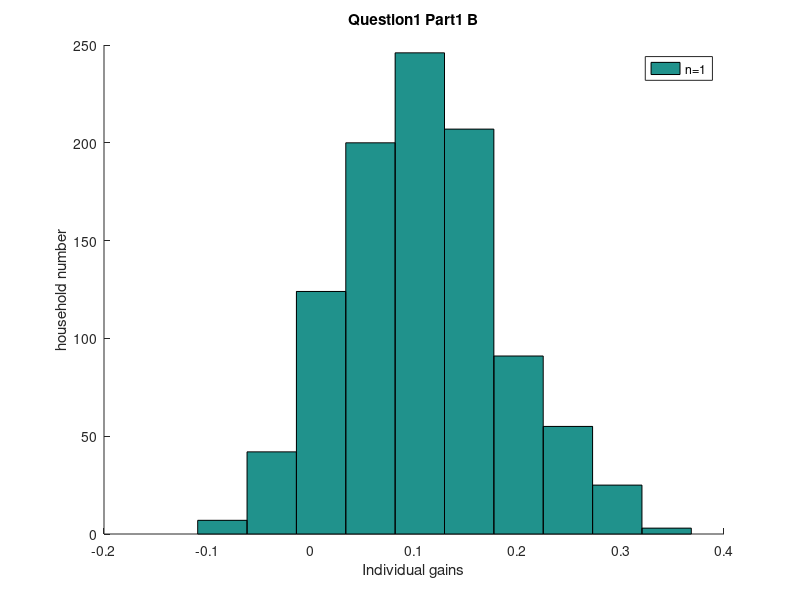

The MATLAB source for this figure: (Note: a time limit stopped this script after it produced the figure.)
clc
clear all 
rng(1234)

%% SET UP 

n = 1000;
T = 12*40; % Total periods: months
sigma2_e = 0.2;
sigma_e = sqrt(sigma2_e);
sigma2_u = 0.2; 
sigma_u = sqrt(sigma2_u);
beta = 0.99^(1/12); % Annual beta: 0.99
eta_1 = 1;
eta_2 = 2;
eta_4 = 4;

gm_m = [-0.147, -0.370, 0.141, 0.131, 0.090, 0.058, 0.036, 0.036, ...
    0.036, 0.002, -0.033, -0.082];
gm_h = [-0.293, -0.739, 0.282, 0.262, 0.180, 0.116, 0.072, 0.072, ...
    0.072, 0.004, -0.066, -0.164];
gm_l = [-0.073, -0.185, 0.071, 0.066, 0.045, 0.029, 0.018, 0.018, ... 
    0.018, 0.001, -0.017, -0.041];

sigma2_m_m = [0.085, 0.068, 0.290, 0.283, 0.273, 0.273, 0.239, ...
    0.205, 0.188, 0.188, 0.171, 0.137];
sigma2_m_h = [0.171, 0.137, 0.580, 0.567, 0.546, 0.546, 0.478, ...
    0.410, 0.376, 0.376, 0.341, 0.273];
sigma2_m_l = [0.043, 0.034, 0.145, 0.142, 0.137, 0.137, 0.119, ...
    0.102, 0.094, 0.094, 0.085, 0.068];

S_low = exp(kron(ones(n,40),gm_l));
S_mid = exp(kron(ones(n,40),gm_m));
S_high = exp(kron(ones(n,40),gm_h));

%% PART 1

ln_u = mvnrnd(zeros(n,1),eye(n)*sigma2_u).'; % Nx1 random normal
z = exp(-sigma2_u/2)*exp(ln_u); 
Z = z * ones(1,T); % NxT permanent consumption

ln_e = zeros(n,T);
for i = 1:n
    for j = 0:39
        ln_e(i,(1+12*j):((j+1)*12)) = normrnd(0,sigma_e);
    end
end
E = exp(-sigma2_e/2)*exp(ln_e);

cl_s_r = Z.*S_low.*E; % Ind shock 
cm_s_r = Z.*S_mid.*E;
ch_s_r = Z.*S_high.*E;
c_r = Z.*E; 
cl_s = Z.*S_low; % No ind shock
cm_s = Z.*S_mid;
ch_s = Z.*S_high;
c = Z ; 

beta_m = zeros(1,12);
beta_y = zeros(1,40);
for i = 1:12
    beta_m(1,i) = beta.^(i-1);
end
for i = 1:40 
    beta_y(1,i) = beta.^(12*i);
end
B = ones(n,1)*kron(beta_y,beta_m);


%% PART 1A

wgl_1_s = zeros(n,1); % Here I store individuals "g"
wgm_1_s = zeros(n,1);
wgh_1_s = zeros(n,1);
for i = 1:n
    fl = @(x) abs(sum((B(i,:).*log(cl_s_r(i,:)*(1+x))).'-(B(i,:).*...
        log(c_r(i,:))).').');
    wgl_1_s(i,1) = fminbnd(fl,-2,5);
    fm = @(x) abs(sum((B(i,:).*log(cm_s_r(i,:)*(1+x))).'-(B(i,:).*...
          log(c_r(i,:))) .').' );
    wgm_1_s(i,1) = fminbnd(fm,-2,5);
    fh = @(x) abs(sum((B(i,:).*log(ch_s_r(i,:)*(1+x))).'-(B(i,:).*...
          log(c_r(i,:))).').');
    wgh_1_s(i,1) = fminbnd(fh,-2,5);
end

Results = [mean(wgl_1_s), mean(wgm_1_s), mean(wgh_1_s)];
disp(' RESULTS PART 1.A. Mean welfare gains of the removing seasonality (eta=1)')
disp(Results)
disp('Each column: Mean "g" for low, mid, and high seasonality')
disp(' ')
disp(' ')

%% PART 1B

wgl_1_r = zeros(n,1);
wgm_1_r = zeros(n,1);
wgh_1_r = zeros(n,1);
for i = 1:n
    fl = @(x) abs(sum((B(i,:).*log(cl_s_r(i,:)*(1+x))).'-(B(i,:).*...
        log(cl_s(i,:))).').');
    wgl_1_r(i,1) = fminbnd(fl,-2,5);
    fm = @(x) abs(sum((B(i,:).*log(cm_s_r(i,:)*(1+x))).'-(B(i,:).*...
          log(cm_s(i,:))).').');
    wgm_1_r(i,1) = fminbnd(fm,-2,5);
    fh = @(x) abs(sum((B(i,:).*log(ch_s_r(i,:)*(1+x))).'-(B(i,:).*...
          log(ch_s(i,:))).').');
    wgh_1_r(i,1) = fminbnd(fh,-2,5);
end

wg_1_r_alt = zeros(n,1);
for i = 1:n
    f = @(x) abs(sum((B(i,:).*log(c_r(i,:)*(1+x))).'-(B(i,:)...
          .*log(c(i,:))).').');
wg_1_r_alt(i,1) = fminbnd(f,-2,5);
end

Results = [prctile(wgl_1_r,10), prctile(wgm_1_r,10), prctile(wgh_1_r,10), ...
prctile(wg_1_r_alt,10); prctile(wgl_1_r,50), prctile(wgm_1_r,50), ...
prctile(wgh_1_r,50), prctile(wg_1_r_alt,50); prctile(wgl_1_r,90), ...
prctile(wgm_1_r,90), prctile(wgh_1_r,90), prctile(wg_1_r_alt,90); ...
mean(wgl_1_r), mean(wgm_1_r), mean(wgh_1_r), mean(wg_1_r_alt); ...
std(wgl_1_r), std(wgm_1_r), std(wgh_1_r), std(wg_1_r_alt)];

disp('1.B. Welfare gains for  removing the nonseasonal consumption risk (eta=1)')
disp(Results)
disp('1st row: 10th prctile. 2nd row: 50th prctile. 3rd row: 90th prctile. Fourth row: Means. Fifth row: sd')
disp('Each column: "gains" for low, mid, high, and no seasonality')
disp(' ')
disp(' ')

hold on
hist(wg_1_r_alt);
xlabel('Individual gains')
ylabel('household number')
legend('n=1')
title({'Question1 Part1 B', ''})
print('Question1_Part1_B','-dpng')


%% PART 1D

wgl_2_s = zeros(n,1);
wgm_2_s = zeros(n,1);
wgh_2_s = zeros(n,1);
for i = 1:n
    fl = @(x) abs(sum((B(i,:).*((cl_s_r(i,:)*(1+x))).^(1-eta_2)/...
        (1-eta_2)).'-(B(i,:).*((c_r(i,:)).^(1-eta_2)/(1-eta_2))).').');
    wgl_2_s(i,1) = fminbnd(fl,-2,5);
    fm = @(x) abs(sum((B(i,:).*((cm_s_r(i,:)*(1+x))).^(1-eta_2)/...
        (1-eta_2)).'-(B(i,:).*((c_r(i,:)).^(1-eta_2)/(1-eta_2))).').');
    wgm_2_s(i,1) = fminbnd(fm,-2,5);
    fh = @(x) abs(sum((B(i,:).*((ch_s_r(i,:)*(1+x))).^(1-eta_2)/...
        (1-eta_2)).'-(B(i,:).*((c_r(i,:)).^(1-eta_2)/(1-eta_2))).').');
    wgh_2_s(i,1) = fminbnd(fh,-2,5);
end

wgl_4_s = zeros(n,1);
wgm_4_s = zeros(n,1);
wgh_4_s = zeros(n,1);
for i = 1:n
    fl = @(x) abs(sum((B(i,:).*((cl_s_r(i,:)*(1+x))).^(1-eta_4)/...
        (1-eta_4)).'-(B(i,:).*((c_r(i,:)).^(1-eta_4)/(1-eta_4))).').');
    wgl_4_s(i,1) = fminbnd(fl,-2,5);
    fm = @(x) abs(sum((B(i,:).*((cm_s_r(i,:)*(1+x))).^(1-eta_4)/...
        (1-eta_4)).'-(B(i,:).*((c_r(i,:)).^(1-eta_4)/(1-eta_4))).').');
    wgm_4_s(i,1) = fminbnd(fm,-2,5);
    fh = @(x) abs(sum((B(i,:).*((ch_s_r(i,:)*(1+x))).^(1-eta_4)/...
        (1-eta_4)).'-(B(i,:).*((c_r(i,:)).^(1-eta_4)/(1-eta_4))).').');
    wgh_4_s(i,1) = fminbnd(fh,-2,5);
end

Results = [mean(wgl_2_s), mean(wgm_2_s), mean(wgh_2_s); ...
    mean(wgl_4_s), mean(wgm_4_s), mean(wgh_4_s)];
disp(' RESULTS PART 1.D. Mean welfare gains of removing seasonality (eta=2 and 4)')
disp(Results)
disp('Row 1: eta=2. Row 2: eta=4')
disp('Each column: Mean "g" for low, mid, and high seasonality')
disp(' ')
disp(' ')

wgl_2_r = zeros(n,1);
wgm_2_r = zeros(n,1);
wgh_2_r = zeros(n,1);
for i = 1:n
    fl = @(x) abs(sum((B(i,:).*((cl_s_r(i,:)*(1+x))).^(1-eta_2)/...
        (1-eta_2)).'-(B(i,:).*((cl_s(i,:)).^(1-eta_2)/(1-eta_2))).').');
    wgl_2_r(i,1) = fminbnd(fl,-2,5);
    fm = @(x) abs(sum((B(i,:).*((cm_s_r(i,:)*(1+x))).^(1-eta_2)/...
        (1-eta_2)).'-(B(i,:).*((cm_s(i,:)).^(1-eta_2)/(1-eta_2))).').');
    wgm_2_r(i,1) = fminbnd(fm,-2,5);
    fh = @(x) abs(sum((B(i,:).*((ch_s_r(i,:)*(1+x))).^(1-eta_2)/...
        (1-eta_2)).'-(B(i,:).*((ch_s(i,:)).^(1-eta_2)/(1-eta_2))).').');
    wgh_2_r(i,1) = fminbnd(fh,-2,5);
end

wg_2_r_alt = zeros(n,1);
for i = 1:n
    f = @(x) abs(sum((B(i,:).*((c_r(i,:)*(1+x))).^(1-eta_2)/...
        (1-eta_2)).'-(B(i,:).*((c(i,:)).^(1-eta_2)/(1-eta_2))).').');
    wg_2_r_alt(i,1) = fminbnd(f,-2,5);
end

wgl_4_r = zeros(n,1);
wgm_4_r = zeros(n,1);
wgh_4_r = zeros(n,1);
for i = 1:n   
    fl = @(x) abs(sum((B(i,:).*((cl_s_r(i,:)*(1+x))).^(1-eta_4)/...
        (1-eta_4)).'-(B(i,:).*((cl_s(i,:)).^(1-eta_4)/(1-eta_4))).').');
    wgl_4_r(i,1) = fminbnd(fl,-2,5);
    fm = @(x) abs(sum((B(i,:).*((cm_s_r(i,:)*(1+x))).^(1-eta_4)/...
        (1-eta_4)).'-(B(i,:).*((cm_s(i,:)).^(1-eta_4)/(1-eta_4))).').');
    wgm_4_r(i,1) = fminbnd(fm,-2,5);
    fh = @(x) abs(sum((B(i,:).*((ch_s_r(i,:)*(1+x))).^(1-eta_4)/...
        (1-eta_4)).'-(B(i,:).*((ch_s(i,:)).^(1-eta_4)/(1-eta_4))).').');
    wgh_4_r(i,1) = fminbnd(fh,-2,5);
end

wg_4_r_alt = zeros(n,1);
for i = 1:n
    f = @(x) abs(sum((B(i,:).*((c_r(i,:)*(1+x))).^(1-eta_4)/...
        (1-eta_4)).'-(B(i,:).*((c(i,:)).^(1-eta_4)/(1-eta_4))).').');
    wg_4_r_alt(i,1) = fminbnd(f,-2,5);
end

Results2 = [prctile(wgl_2_r,10), prctile(wgm_2_r,10), prctile(wgh_2_r,10); ...
    prctile(wgl_2_r,50), prctile(wgm_2_r,50), prctile(wgh_2_r,50); ...
    prctile(wgl_2_r,90), prctile(wgm_2_r,90), prctile(wgh_2_r,90); ...
    mean(wgl_2_r), mean(wgm_2_r), mean(wgh_2_r); ...
    std(wgl_2_r), std(wgm_2_r), std(wgh_2_r)];

Results4 = [prctile(wgl_4_r,10), prctile(wgm_4_r,10), prctile(wgh_4_r,10); ...
    prctile(wgl_4_r,50), prctile(wgm_4_r,50), prctile(wgh_4_r,50); ...
    prctile(wgl_4_r,90), prctile(wgm_4_r,90), prctile(wgh_4_r,90); ...
    mean(wgl_4_r), mean(wgm_4_r), mean(wgh_4_r); ...
    std(wgl_4_r), std(wgm_4_r), std(wgh_4_r)];

disp(' RESULTS PART 1.D. Welfare gains of removing non-seasonal consumption risk (eta=2)')
disp(Results2)
disp('First row: 10th prctile. Second row: 50th prctile. Third row: 90th prctile. Fourth row: Means. Fifth row: sd')
disp('Each column: "g" for low, mid and high seasonality')
disp(' ')
disp(' ')

disp(' RESULTS PART 1.D. Welfare gains of removing non-seasonal consumption risk (eta=4)')
disp(Results4)
disp('First row: 10th prctile. Second row: 50th prctile. Third row: 90th prctile. Fourth row: Means. Fifth row: sd')
disp('Each column: "g" for low, mid and high seasonality')
disp(' ')
disp(' ')

figure 
hold on
histogram(wg_1_r_alt);
hold on
histogram(wg_2_r_alt);
hold on
histogram(wg_4_r_alt);
xlabel('Individual g')
ylabel('household number')
legend('n=1','n=2','n=4')
title({'Question1 Part1 D', ''})
print('Question1_Part1_D','-dpng')


%% PART 2%%

sr_l = zeros(n,T);
for i = 1:n
    for j = 0:39
      sr_l(i,(1+j*12):(j+1)*12) = exp(-sigma2_m_l/2) .* ...
      exp(mvnrnd(zeros(12,1),ones(12,1)*sigma2_m_l.*eye(12)));
      % Each one is a row of 12 seasonal components used for each indiv.
    end
end
sr_m = zeros(n,T);
for i = 1:n
    for j = 0:39
      sr_m(i,(1+j*12):(j+1)*12) = exp(-sigma2_m_m/2) .* ...
      exp( mvnrnd(zeros(12,1), ones(12,1) * sigma2_m_m .* eye(12) ) );
      % Each one is a row of 12 seasonal components used for each indiv.
    end
end
sr_h = zeros(n,T);
for i = 1:n
    for j = 0:39
      sr_h(i,(1+j*12):(j+1)*12) = exp(-sigma2_m_h/2) .* ...
      exp( mvnrnd(zeros(12,1), ones(12,1) * sigma2_m_h .* eye(12) ) );
      % Each one is a row of 12 seasonal components used for each indiv.
    end
end

c_sr_l_r = Z .* sr_l .* E; 
c_sr_m_r = Z .* sr_m .* E;
c_sr_h_r = Z .* sr_h .* E;
C_sm_r = Z .* S_mid .* E; 

c_sm_sr_l = Z .* S_mid .*  sr_l; 
c_sm_sr_m = Z .* S_mid .* sr_m;
c_sm_sr_h = Z .* S_mid .* sr_h;

c_sm_sr_l_r = Z .* S_mid .*  sr_l .* E; 
c_sm_sr_m_r = Z .* S_mid .* sr_m .* E;
c_sm_sr_h_r = Z .* S_mid .* sr_h .* E;


%% PART 2A : WELFARE GAINS REMOVING SEASONALITY %%

wgl_1_s2 = zeros(n,1); 
wgm_1_s2 = zeros(n,1);
wgh_1_s2 = zeros(n,1);
for i = 1:n
    fl = @(x) abs(sum( (B(i,:) .* log(c_sm_sr_l_r(i,:)*(1+x))) .' - ...
          (B(i,:) .* log(c_sr_l_r(i,:))) .').' );
    wgl_1_s2(i,1) = fminbnd(fl,-2,5);
    fm = @(x) abs(sum( (B(i,:) .* log(c_sm_sr_m_r(i,:)*(1+x))) .' - ...
          (B(i,:) .* log(c_sr_m_r(i,:))) .').' );
    wgm_1_s2(i,1) = fminbnd(fm,-2,5);
    fh = @(x) abs(sum( (B(i,:) .* log(c_sm_sr_h_r(i,:)*(1+x))) .' - ...
          (B(i,:) .* log(c_sr_h_r(i,:))) .').' );
    wgh_1_s2(i,1) = fminbnd(fh,-2,5);
end

wgl_1_sr = zeros(n,1); 
wgm_1_sr = zeros(n,1);
wgh_1_sr = zeros(n,1);
for i = 1:n
    fl = @(x) abs(sum( (B(i,:) .* log(c_sm_sr_l_r(i,:)*(1+x))) .' - ...
          (B(i,:) .* log(C_sm_r(i,:))) .').' );
    wgl_1_sr(i,1) = fminbnd(fl,-2,5);
    fm = @(x) abs(sum( (B(i,:) .* log(c_sm_sr_m_r(i,:)*(1+x))) .' - ...
          (B(i,:) .* log(C_sm_r(i,:))) .').' );
    wgm_1_sr(i,1) = fminbnd(fm,-2,5);
    fh = @(x) abs(sum( (B(i,:) .* log(c_sm_sr_h_r(i,:)*(1+x))) .' - ...
          (B(i,:) .* log(C_sm_r(i,:))) .').' );
    wgh_1_sr(i,1) = fminbnd(fh,-2,5);
end
  
wgl_1_s_sr = zeros(n,1); 
wgm_1_s_sr = zeros(n,1);
wgh_1_s_sr = zeros(n,1);
for i = 1:n
    fl = @(x) abs(sum( (B(i,:) .* log(c_sm_sr_l_r(i,:)*(1+x))) .' - ...
          (B(i,:) .* log(c_r(i,:))) .').' );
    wgl_1_s_sr(i,1) = fminbnd(fl,-2,5);
    fm = @(x) abs(sum( (B(i,:) .* log(c_sm_sr_m_r(i,:)*(1+x))) .' - ...
          (B(i,:) .* log(c_r(i,:))) .').' );
    wgm_1_s_sr(i,1) = fminbnd(fm,-2,5);
    fh = @(x) abs(sum( (B(i,:) .* log(c_sm_sr_h_r(i,:)*(1+x))) .' - ...
          (B(i,:) .* log(c_r(i,:))) .').' );
    wgh_1_s_sr(i,1) = fminbnd(fh,-2,5);
end

Results = [mean(wgl_1_s2), mean(wgm_1_s2), mean(wgh_1_s2)];
disp(' RESULTS PART 2.A. Welfare gains of removing deterministic seasonal component (eta=1)')
disp(Results)
disp('Rows: Means')
disp('Each column: "g" for low, mid and high seasonality')
disp(' ')
disp(' ')

Results = [prctile(wgl_1_sr,10), prctile(wgm_1_sr,10), prctile(wgh_1_sr,10); ...
    prctile(wgl_1_sr,50), prctile(wgm_1_sr,50), prctile(wgh_1_sr,50); ...
    prctile(wgl_1_sr,90), prctile(wgm_1_sr,90), prctile(wgh_1_sr,90); ...
    mean(wgl_1_sr), mean(wgm_1_sr), mean(wgh_1_sr); ...
    std(wgl_1_sr), std(wgm_1_sr), std(wgh_1_sr)];
disp(' RESULTS PART 2.A. Welfare gains of removing stochastic seasonal components (n=1)')
disp(Results)
disp('First row: 10th prctile. Second row: 50th prctile. Third row: 90th prctile. Fourth row: Means. Fifth row: sd')
disp('Each column: "g" for low, mid and high seasonality')
disp(' ')
disp(' ')

Results = [prctile(wgl_1_s_sr,10), prctile(wgm_1_s_sr,10), prctile(wgh_1_s_sr,10); ...
    prctile(wgl_1_s_sr,50), prctile(wgm_1_s_sr,50), prctile(wgh_1_s_sr,50); ...
    prctile(wgl_1_s_sr,90), prctile(wgm_1_s_sr,90), prctile(wgh_1_s_sr,90); ...
    mean(wgl_1_s_sr), mean(wgm_1_s_sr), mean(wgh_1_s_sr); ...
    std(wgl_1_s_sr), std(wgm_1_s_sr), std(wgh_1_s_sr)];
disp(' RESULTS PART 2.A. Welfare gains of removing both seasonality components (n=1)')
disp(Results)
disp('First row: 10th prctile. Second row: 50th prctile. Third row: 90th prctile. Fourth row: Means. Fifth row: sd')
disp('Each column: "g" for low, mid and high seasonality')
disp(' ')
disp(' ')

figure 
hold on
histogram(wgl_1_sr);
hold on
histogram(wgm_1_sr);
hold on
histogram(wgh_1_sr);
xlabel('Individual g')
ylabel('Number of households')
legend('Low seasonality dispersion','Medium seasonality dispersion','High seasonality dispersion')
title({'Question1 Part2 A1', 'Removing stochastic seasonal component'})
print('Question1_Part2_A1','-dpng')

figure 
hold on
histogram(wgl_1_s_sr);
hold on
histogram(wgm_1_s_sr);
hold on
histogram(wgh_1_s_sr);
xlabel('Individual g')
ylabel('Household Number')
legend('Low','Medium','High')
title({'Question1 Part2 A2', 'Removing both seasonal components'})
print('Question1_Part2_A2','-dpng')

  
%% PART 2B

wgl_1_r_q2 = zeros(n,1);
wgm_1_r_q2 = zeros(n,1);
wgh_1_r_q2 = zeros(n,1);
for i = 1:n
    fl = @(x) abs(sum( (B(i,:) .* log( c_sm_sr_l_r(i,:)*(1+x))) .' - ...
          (B(i,:) .* log(c_sm_sr_l(i,:))) .').' );
    wgl_1_r_q2(i,1) = fminbnd(fl,-2,5);
    fm = @(x) abs(sum( (B(i,:) .* log(c_sm_sr_m_r(i,:)*(1+x))) .' - ...
          (B(i,:) .* log(c_sm_sr_m(i,:))) .').' );
    wgm_1_r_q2(i,1) = fminbnd(fm,-2,5);
    fh = @(x) abs(sum( (B(i,:) .* log(c_sm_sr_h_r(i,:)*(1+x))) .' - ...
          (B(i,:) .* log(c_sm_sr_h(i,:))) .').' );
    wgh_1_r_q2(i,1) = fminbnd(fh,-2,5);
end

Results = [prctile(wgl_1_r_q2,10), prctile(wgm_1_r_q2,10), prctile(wgh_1_r_q2,10); ...
    prctile(wgl_1_r_q2,50), prctile(wgm_1_r_q2,50), prctile(wgh_1_r_q2,50); ...
    prctile(wgl_1_r_q2,90), prctile(wgm_1_r_q2,90), prctile(wgh_1_r_q2,90); ...
    mean(wgl_1_r_q2), mean(wgm_1_r_q2), mean(wgh_1_r_q2); ...
    std(wgl_1_r_q2), std(wgm_1_r_q2), std(wgh_1_r_q2)];

disp(' RESULTS PART 2.B. Removing non-seasonal consumption risk (eta=1)')
disp(Results)
disp('First row: 10th prctile. Second row: 50th prctile. Third row: 90th prctile. Fourth row: Means. Fifth row: sd')
disp('Each column: "g" for low, mid and high seasonality')
disp(' ')
disp(' ')

figure
hold on
hist(wgl_1_r_q2);
xlabel('Individual g')
ylabel('Household Numbers')
legend('n=1')
title({'Question1 Part2 B', 'Removing non-seasonal consumption risk'})
print('Question1_Part2_B','-dpng')



%% PART 2.D. 

wgl_2_s2 = zeros(n,1); 
wgm_2_s2 = zeros(n,1);
wgh_2_s2 = zeros(n,1);
for i = 1:n
    fl = @(x) abs(sum( (B(i,:) .* ((c_sm_sr_l_r(i,:)*(1+x))).^(1-eta_2) / (1-eta_2)).' - ...
          (B(i,:) .* ((c_sr_l_r(i,:)).^(1-eta_2) / (1-eta_2)) ) .').' );
    wgl_2_s2(i,1) = fminbnd(fl,-2,5);
    fm = @(x) abs(sum( (B(i,:) .* ((c_sm_sr_m_r(i,:)*(1+x))).^(1-eta_2) / (1-eta_2)).' - ...
          (B(i,:) .* ((c_sr_m_r(i,:)).^(1-eta_2) / (1-eta_2)) ) .').' );
    wgm_2_s2(i,1) = fminbnd(fm,-2,5);
    fh = @(x) abs(sum( (B(i,:) .* ((c_sm_sr_h_r(i,:)*(1+x))).^(1-eta_2) / (1-eta_2)).' - ...
          (B(i,:) .* ((c_sr_h_r(i,:)).^(1-eta_2) / (1-eta_2)) ) .').' );
    wgh_2_s2(i,1) = fminbnd(fh,-2,5);
end


wgl_4_s2 = zeros(n,1); 
wgm_4_s2 = zeros(n,1);
wgh_4_s2 = zeros(n,1);
for i = 1:n
    fl = @(x) abs(sum( (B(i,:) .* ((c_sm_sr_l_r(i,:)*(1+x))).^(1-eta_4) / (1-eta_4)).' - ...
          (B(i,:) .* ((c_sr_l_r(i,:)).^(1-eta_4) / (1-eta_4)) ) .').' );
    wgl_4_s2(i,1) = fminbnd(fl,-2,5);
    fm = @(x) abs(sum( (B(i,:) .* ((c_sm_sr_m_r(i,:)*(1+x))).^(1-eta_4) / (1-eta_4)).' - ...
          (B(i,:) .* ((c_sr_m_r(i,:)).^(1-eta_4) / (1-eta_4)) ) .').' );
    wgm_4_s2(i,1) = fminbnd(fm,-2,5);
    fh = @(x) abs(sum( (B(i,:) .* ((c_sm_sr_h_r(i,:)*(1+x))).^(1-eta_4) / (1-eta_4)).' - ...
          (B(i,:) .* ((c_sr_h_r(i,:)).^(1-eta_4) / (1-eta_4)) ) .').' );
    wgh_4_s2(i,1) = fminbnd(fh,-2,5);
end

Results = [mean(wgl_2_s2), mean(wgm_2_s2), mean(wgh_2_s2)];
disp(' RESULTS PART 2.D. Removing deterministic seasonal component (eta=2)')
disp(Results)
disp('Rows: Means')
disp('Each column: "g" for low, mid and high seasonality')
disp(' ')
disp(' ')

Results = [mean(wgl_4_s2), mean(wgm_4_s2), mean(wgh_4_s2)];
disp(' RESULTS PART 2.D. Removing deterministic seasonal component (eta=4)')
disp(Results)
disp('Rows: Means')
disp('Each column: "g" for low, mid and high seasonality')
disp(' ')
disp(' ')



wgl_2_sr = zeros(n,1); 
wgm_2_sr = zeros(n,1);
wgh_2_sr = zeros(n,1);
for i = 1:n
    fl = @(x) abs(sum( (B(i,:) .* ((c_sm_sr_l_r(i,:)*(1+x))).^(1-eta_2) / (1-eta_2)).' - ...
          (B(i,:) .* ((C_sm_r(i,:)).^(1-eta_2) / (1-eta_2)) ) .').' );
    wgl_2_sr(i,1) = fminbnd(fl,-2,5);
    fm = @(x) abs(sum( (B(i,:) .* ((c_sm_sr_m_r(i,:)*(1+x))).^(1-eta_2) / (1-eta_2)).' - ...
          (B(i,:) .* ((C_sm_r(i,:)).^(1-eta_2) / (1-eta_2)) ) .').' );
    wgm_2_sr(i,1) = fminbnd(fm,-2,5);
    fh = @(x) abs(sum( (B(i,:) .* ((c_sm_sr_h_r(i,:)*(1+x))).^(1-eta_2) / (1-eta_2)).' - ...
          (B(i,:) .* ((C_sm_r(i,:)).^(1-eta_2) / (1-eta_2)) ) .').' );
    wgh_2_sr(i,1) = fminbnd(fh,-2,5);
end


wgl_4_sr = zeros(n,1); 
wgm_4_sr = zeros(n,1);
wgh_4_sr = zeros(n,1);
for i = 1:n
    fl = @(x) abs(sum( (B(i,:) .* ((c_sm_sr_l_r(i,:)*(1+x))).^(1-eta_4) / (1-eta_4)).' - ...
          (B(i,:) .* ((C_sm_r(i,:)).^(1-eta_4) / (1-eta_4)) ) .').' );
    wgl_4_sr(i,1) = fminbnd(fl,-2,5);
    fm = @(x) abs(sum( (B(i,:) .* ((c_sm_sr_m_r(i,:)*(1+x))).^(1-eta_4) / (1-eta_4)).' - ...
          (B(i,:) .* ((C_sm_r(i,:)).^(1-eta_4) / (1-eta_4)) ) .').' );
    wgm_4_sr(i,1) = fminbnd(fm,-2,5);
    fh = @(x) abs(sum( (B(i,:) .* ((c_sm_sr_h_r(i,:)*(1+x))).^(1-eta_4) / (1-eta_4)).' - ...
          (B(i,:) .* ((C_sm_r(i,:)).^(1-eta_4) / (1-eta_4)) ) .').' );
    wgh_4_sr(i,1) = fminbnd(fh,-2,5);
end

Results = [prctile(wgl_2_sr,10), prctile(wgm_2_sr,10), prctile(wgh_2_sr,10); ...
    prctile(wgl_2_sr,50), prctile(wgm_2_sr,50), prctile(wgh_2_sr,50); ...
    prctile(wgl_2_sr,90), prctile(wgm_2_sr,90), prctile(wgh_2_sr,90); ...
    mean(wgl_2_sr), mean(wgm_2_sr), mean(wgh_2_sr); ...
    std(wgl_2_sr), std(wgm_2_sr), std(wgh_2_sr)];
disp(' RESULTS PART 2.D. Welfare gains of removing stochastic seasonal components (eta=2)')
disp(Results)
disp('First row: 10th prctile. Second row: 50th prctile. Third row: 90th prctile. Fourth row: Means. Fifth row: sd')
disp('Each column: "g" for low, mid and high seasonality')
disp(' ')
disp(' ')

Results = [prctile(wgl_4_sr,10), prctile(wgm_4_sr,10), prctile(wgh_4_sr,10); ...
    prctile(wgl_4_sr,50), prctile(wgm_4_sr,50), prctile(wgh_4_sr,50); ...
    prctile(wgl_4_sr,90), prctile(wgm_4_sr,90), prctile(wgh_4_sr,90); ...
    mean(wgl_4_sr), mean(wgm_4_sr), mean(wgh_4_sr); ...
    std(wgl_4_sr), std(wgm_4_sr), std(wgh_4_sr)];
disp(' RESULTS PART 2.D. Welfare gains of removing stochastic seasonal components (eta=4)')
disp(Results)
disp('First row: 10th prctile. Second row: 50th prctile. Third row: 90th prctile. Fourth row: Means. Fifth row: sd')
disp('Each column: "g" for low, mid and high seasonality')
disp(' ')
disp(' ')

wgl_2_s_sr = zeros(n,1); 
wgm_2_s_sr = zeros(n,1);
wgh_2_s_sr = zeros(n,1);
for i = 1:n
    fl = @(x) abs(sum( (B(i,:) .* ((c_sm_sr_l_r(i,:)*(1+x))).^(1-eta_2) / (1-eta_2)).' - ...
          (B(i,:) .* ((c_r(i,:)).^(1-eta_2) / (1-eta_2)) ) .').' );
    wgl_2_s_sr(i,1) = fminbnd(fl,-2,5);
    fm = @(x) abs(sum( (B(i,:) .* ((c_sm_sr_m_r(i,:)*(1+x))).^(1-eta_2) / (1-eta_2)).' - ...
          (B(i,:) .* ((c_r(i,:)).^(1-eta_2) / (1-eta_2)) ) .').' );
    wgm_2_s_sr(i,1) = fminbnd(fm,-2,5);
    fh = @(x) abs(sum( (B(i,:) .* ((c_sm_sr_h_r(i,:)*(1+x))).^(1-eta_2) / (1-eta_2)).' - ...
          (B(i,:) .* ((c_r(i,:)).^(1-eta_2) / (1-eta_2)) ) .').' );
    wgh_2_s_sr(i,1) = fminbnd(fh,-2,5);
end

wgl_4_s_sr = zeros(n,1); 
wgm_4_s_sr = zeros(n,1);
wgh_4_s_sr = zeros(n,1);
for i = 1:n
    fl = @(x) abs(sum( (B(i,:) .* ((c_sm_sr_l_r(i,:)*(1+x))).^(1-eta_4) / (1-eta_4)).' - ...
          (B(i,:) .* ((c_r(i,:)).^(1-eta_4) / (1-eta_4)) ) .').' );
    wgl_4_s_sr(i,1) = fminbnd(fl,-2,5);
    fm = @(x) abs(sum( (B(i,:) .* ((c_sm_sr_m_r(i,:)*(1+x))).^(1-eta_4) / (1-eta_4)).' - ...
          (B(i,:) .* ((c_r(i,:)).^(1-eta_4) / (1-eta_4)) ) .').' );
    wgm_4_s_sr(i,1) = fminbnd(fm,-2,5);
    fh = @(x) abs(sum( (B(i,:) .* ((c_sm_sr_h_r(i,:)*(1+x))).^(1-eta_4) / (1-eta_4)).' - ...
          (B(i,:) .* ((c_r(i,:)).^(1-eta_4) / (1-eta_4)) ) .').' );
    wgh_4_s_sr(i,1) = fminbnd(fh,-2,5);
end

Results = [prctile(wgl_2_s_sr,10), prctile(wgm_2_s_sr,10), prctile(wgh_2_s_sr,10); ...
    prctile(wgl_2_s_sr,50), prctile(wgm_2_s_sr,50), prctile(wgh_2_s_sr,50); ...
    prctile(wgl_2_s_sr,90), prctile(wgm_2_s_sr,90), prctile(wgh_2_s_sr,90); ...
    mean(wgl_2_s_sr), mean(wgm_2_s_sr), mean(wgh_2_s_sr); ...
    std(wgl_2_s_sr), std(wgm_2_s_sr), std(wgh_2_s_sr)];
disp(' RESULTS PART 2.D. Removing both seasonality components (eta=2)')
disp(Results)
disp('First row: 10th prctile. Second row: 50th prctile. Third row: 90th prctile. Fourth row: Means. Fifth row: sd')
disp('Each column: "g" for low, mid and high seasonality')
disp(' ')
disp(' ')

Results = [prctile(wgl_4_s_sr,10), prctile(wgm_4_s_sr,10), prctile(wgh_4_s_sr,10); ...
    prctile(wgl_4_s_sr,50), prctile(wgm_4_s_sr,50), prctile(wgh_4_s_sr,50); ...
    prctile(wgl_4_s_sr,90), prctile(wgm_4_s_sr,90), prctile(wgh_4_s_sr,90); ...
    mean(wgl_4_s_sr), mean(wgm_4_s_sr), mean(wgh_4_s_sr); ...
    std(wgl_4_s_sr), std(wgm_4_s_sr), std(wgh_4_s_sr)];
disp(' RESULTS PART 2.D. Removing both seasonality components (eta=4)')
disp(Results)
disp('First row: 10th prctile. Second row: 50th prctile. Third row: 90th prctile. Fourth row: Means. Fifth row: sd')
disp('Each column: "g" for low, mid and high seasonality')
disp(' ')
disp(' ')





wgl_2_r_q2 = zeros(n,1);
wgm_2_r_q2 = zeros(n,1);
wgh_2_r_q2 = zeros(n,1);
for i = 1:n
    fl = @(gl) abs(sum( (B(i,:) .* ((c_sm_sr_l_r(i,:)*(1+gl))).^(1-eta_2) / (1-eta_2)).' - ...
          (B(i,:) .* ((c_sm_sr_l(i,:)).^(1-eta_2) / (1-eta_2)) ) .').' );
    wgl_2_r_q2(i,1) = fminbnd(fl,-2,5);
    fm = @(gm) abs(sum( (B(i,:) .* ((c_sm_sr_m_r(i,:)*(1+gm))).^(1-eta_2) / (1-eta_2)).' - ...
          (B(i,:) .* ((c_sm_sr_m(i,:)).^(1-eta_2) / (1-eta_2)) ) .').' );
    wgm_2_r_q2(i,1) = fminbnd(fm,-2,5);
    fh = @(gh) abs(sum( (B(i,:) .* ((c_sm_sr_h_r(i,:)*(1+gh))).^(1-eta_2) / (1-eta_2)).' - ...
          (B(i,:) .* ((c_sm_sr_h(i,:)).^(1-eta_2) / (1-eta_2)) ) .').' );
    wgh_2_r_q2(i,1) = fminbnd(fh,-2,5);
end


wgl_4_r_q2 = zeros(n,1);
wgm_4_r_q2 = zeros(n,1);
wgh_4_r_q2 = zeros(n,1);
for i = 1:n
    fl = @(x) abs(sum( (B(i,:) .* ((c_sm_sr_l_r(i,:)*(1+x))).^(1-eta_4) / (1-eta_4)).' - ...
          (B(i,:) .* ((c_sm_sr_l(i,:)).^(1-eta_4) / (1-eta_4)) ) .').' );
    wgl_4_r_q2(i,1) = fminbnd(fl,-2,5);
    fm = @(x) abs(sum( (B(i,:) .* ((c_sm_sr_m_r(i,:)*(1+x))).^(1-eta_4) / (1-eta_4)).' - ...
          (B(i,:) .* ((c_sm_sr_m(i,:)).^(1-eta_4) / (1-eta_4)) ) .').' );
    wgm_4_r_q2(i,1) = fminbnd(fm,-2,5);
    fh = @(x) abs(sum( (B(i,:) .* ((c_sm_sr_h_r(i,:)*(1+x))).^(1-eta_4) / (1-eta_4)).' - ...
          (B(i,:) .* ((c_sm_sr_h(i,:)).^(1-eta_4) / (1-eta_4)) ) .').' );
    wgh_4_r_q2(i,1) = fminbnd(fh,-2,5);
end



Results = [prctile(wgl_2_r_q2,10), prctile(wgm_2_r_q2,10), prctile(wgh_2_r_q2,10); ...
    prctile(wgl_2_r_q2,50), prctile(wgm_2_r_q2,50), prctile(wgh_2_r_q2,50); ...
    prctile(wgl_2_r_q2,90), prctile(wgm_2_r_q2,90), prctile(wgh_2_r_q2,90); ...
    mean(wgl_2_r_q2), mean(wgm_2_r_q2), mean(wgh_2_r_q2); ...
    std(wgl_2_r_q2), std(wgm_2_r_q2), std(wgh_2_r_q2)];

disp(' RESULTS PART 2.D. Removing non-seasonal consumption risk (eta=2)')
disp(Results)
disp('First row: 10th prctile. Second row: 50th prctile. Third row: 90th prctile. Fourth row: Means. Fifth row: sd')
disp('Each column: "g" for low, mid and high seasonality')
disp(' ')
disp(' ')

Results = [prctile(wgl_4_r_q2,10), prctile(wgm_4_r_q2,10), prctile(wgh_4_r_q2,10); ...
    prctile(wgl_4_r_q2,50), prctile(wgm_4_r_q2,50), prctile(wgh_4_r_q2,50); ...
    prctile(wgl_4_r_q2,90), prctile(wgm_4_r_q2,90), prctile(wgh_4_r_q2,90); ...
    mean(wgl_4_r_q2), mean(wgm_4_r_q2), mean(wgh_4_r_q2); ...
    std(wgl_4_r_q2), std(wgm_4_r_q2), std(wgh_4_r_q2)];

disp(' RESULTS PART 2.D. Removing non-seasonal consumption risk (eta=4)')
disp(Results)
disp('First row: 10th prctile. Second row: 50th prctile. Third row: 90th prctile. Fourth row: Means. Fifth row: sd')
disp('Each column: "g" for low, mid and high seasonality')
disp(' ')
disp(' ')
